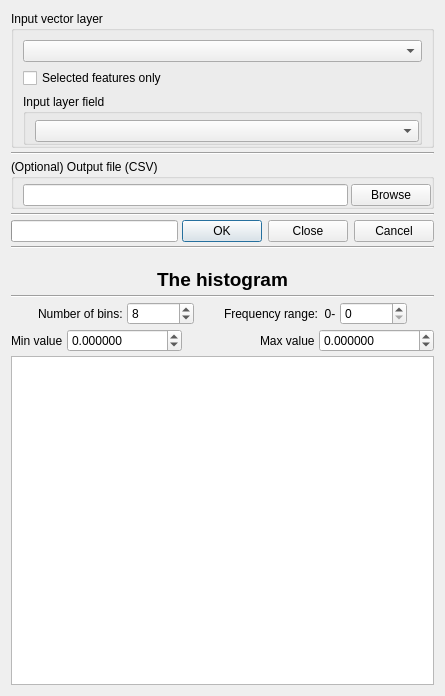
<?xml version="1.0" encoding="UTF-8"?>
<ui version="4.0">
 <class>linedirectionhistogramDialogBase</class>
 <widget class="QDialog" name="linedirectionhistogramDialogBase">
  <property name="geometry">
   <rect>
    <x>0</x>
    <y>0</y>
    <width>445</width>
    <height>696</height>
   </rect>
  </property>
  <property name="windowTitle">
   <string>Histogram</string>
  </property>
  <layout class="QVBoxLayout" name="verticalLayout">
   <property name="spacing">
    <number>4</number>
   </property>
   <item>
    <widget class="QGroupBox" name="groupBox">
     <property name="title">
      <string>Input vector layer</string>
     </property>
     <layout class="QVBoxLayout" name="verticalLayout_3">
      <property name="bottomMargin">
       <number>0</number>
      </property>
      <item>
       <widget class="QComboBox" name="InputLayer"/>
      </item>
      <item>
       <widget class="QCheckBox" name="selectedFeaturesCheckBox">
        <property name="text">
         <string>Selected features only</string>
        </property>
       </widget>
      </item>
      <item>
       <widget class="QGroupBox" name="groupBox_3">
        <property name="title">
         <string>Input layer field</string>
        </property>
        <layout class="QVBoxLayout" name="verticalLayout_4">
         <property name="spacing">
          <number>6</number>
         </property>
         <property name="topMargin">
          <number>6</number>
         </property>
         <property name="rightMargin">
          <number>0</number>
         </property>
         <property name="bottomMargin">
          <number>0</number>
         </property>
         <item>
          <widget class="QComboBox" name="inputField"/>
         </item>
        </layout>
       </widget>
      </item>
     </layout>
    </widget>
   </item>
   <item>
    <widget class="Line" name="line_2">
     <property name="orientation">
      <enum>Qt::Horizontal</enum>
     </property>
    </widget>
   </item>
   <item>
    <widget class="QGroupBox" name="groupBox_2">
     <property name="title">
      <string>(Optional) Output file (CSV)</string>
     </property>
     <layout class="QHBoxLayout" name="horizontalLayout_2">
      <property name="spacing">
       <number>3</number>
      </property>
      <property name="leftMargin">
       <number>9</number>
      </property>
      <property name="topMargin">
       <number>5</number>
      </property>
      <property name="rightMargin">
       <number>0</number>
      </property>
      <property name="bottomMargin">
       <number>0</number>
      </property>
      <item>
       <widget class="QLineEdit" name="outputFile">
        <property name="sizePolicy">
         <sizepolicy hsizetype="Expanding" vsizetype="Fixed">
          <horstretch>1</horstretch>
          <verstretch>0</verstretch>
         </sizepolicy>
        </property>
        <property name="cursor">
         <cursorShape>ArrowCursor</cursorShape>
        </property>
        <property name="focusPolicy">
         <enum>Qt::NoFocus</enum>
        </property>
        <property name="toolTip">
         <string>Optional output file (CSV) - click on the Browse button to specify</string>
        </property>
        <property name="readOnly">
         <bool>true</bool>
        </property>
       </widget>
      </item>
      <item>
       <widget class="QPushButton" name="BrowseButton">
        <property name="text">
         <string>Browse</string>
        </property>
       </widget>
      </item>
     </layout>
    </widget>
   </item>
   <item>
    <widget class="Line" name="line_3">
     <property name="orientation">
      <enum>Qt::Horizontal</enum>
     </property>
    </widget>
   </item>
   <item>
    <layout class="QHBoxLayout" name="horizontalLayout_4">
     <item>
      <widget class="QProgressBar" name="progressBar"/>
     </item>
     <item>
      <widget class="QDialogButtonBox" name="button_box">
       <property name="standardButtons">
        <set>QDialogButtonBox::Cancel|QDialogButtonBox::Close|QDialogButtonBox::Ok</set>
       </property>
       <property name="centerButtons">
        <bool>false</bool>
       </property>
      </widget>
     </item>
    </layout>
   </item>
   <item>
    <widget class="Line" name="line">
     <property name="orientation">
      <enum>Qt::Horizontal</enum>
     </property>
    </widget>
   </item>
   <item>
    <spacer name="verticalSpacer">
     <property name="orientation">
      <enum>Qt::Vertical</enum>
     </property>
     <property name="sizeType">
      <enum>QSizePolicy::Fixed</enum>
     </property>
     <property name="sizeHint" stdset="0">
      <size>
       <width>20</width>
       <height>15</height>
      </size>
     </property>
    </spacer>
   </item>
   <item>
    <widget class="QLabel" name="label_2">
     <property name="font">
      <font>
       <pointsize>14</pointsize>
       <weight>75</weight>
       <italic>false</italic>
       <bold>true</bold>
      </font>
     </property>
     <property name="text">
      <string>The histogram</string>
     </property>
     <property name="alignment">
      <set>Qt::AlignCenter</set>
     </property>
    </widget>
   </item>
   <item>
    <widget class="Line" name="line_4">
     <property name="orientation">
      <enum>Qt::Horizontal</enum>
     </property>
    </widget>
   </item>
   <item>
    <layout class="QVBoxLayout" name="verticalLayout_2">
     <item>
      <layout class="QHBoxLayout" name="horizontalLayout">
       <item>
        <spacer name="horizontalSpacer_7">
         <property name="orientation">
          <enum>Qt::Horizontal</enum>
         </property>
         <property name="sizeHint" stdset="0">
          <size>
           <width>40</width>
           <height>20</height>
          </size>
         </property>
        </spacer>
       </item>
       <item>
        <widget class="QLabel" name="label">
         <property name="text">
          <string>Number of bins:</string>
         </property>
        </widget>
       </item>
       <item>
        <widget class="QSpinBox" name="binsSpinBox">
         <property name="toolTip">
          <string>Number of direction bins to use</string>
         </property>
         <property name="minimum">
          <number>1</number>
         </property>
         <property name="maximum">
          <number>999999</number>
         </property>
         <property name="value">
          <number>8</number>
         </property>
        </widget>
       </item>
       <item>
        <spacer name="horizontalSpacer_2">
         <property name="orientation">
          <enum>Qt::Horizontal</enum>
         </property>
         <property name="sizeHint" stdset="0">
          <size>
           <width>40</width>
           <height>20</height>
          </size>
         </property>
        </spacer>
       </item>
       <item>
        <widget class="QLabel" name="label_5">
         <property name="text">
          <string>Frequency range:  0-</string>
         </property>
        </widget>
       </item>
       <item>
        <widget class="QSpinBox" name="frequencyRangeSpinBox">
         <property name="toolTip">
          <string>Specify the high end of the frequency range - 0 to reset</string>
         </property>
         <property name="maximum">
          <number>999999999</number>
         </property>
        </widget>
       </item>
       <item>
        <spacer name="horizontalSpacer_3">
         <property name="orientation">
          <enum>Qt::Horizontal</enum>
         </property>
         <property name="sizeHint" stdset="0">
          <size>
           <width>40</width>
           <height>20</height>
          </size>
         </property>
        </spacer>
       </item>
      </layout>
     </item>
     <item>
      <layout class="QHBoxLayout" name="horizontalLayout_5">
       <item>
        <widget class="QLabel" name="label_4">
         <property name="text">
          <string>Min value</string>
         </property>
        </widget>
       </item>
       <item>
        <widget class="QDoubleSpinBox" name="minValueSpinBox">
         <property name="decimals">
          <number>6</number>
         </property>
         <property name="minimum">
          <double>-999999999.000000000000000</double>
         </property>
         <property name="maximum">
          <double>999999999.000000000000000</double>
         </property>
        </widget>
       </item>
       <item>
        <spacer name="horizontalSpacer">
         <property name="orientation">
          <enum>Qt::Horizontal</enum>
         </property>
         <property name="sizeHint" stdset="0">
          <size>
           <width>40</width>
           <height>20</height>
          </size>
         </property>
        </spacer>
       </item>
       <item>
        <widget class="QLabel" name="label_3">
         <property name="text">
          <string>Max value</string>
         </property>
        </widget>
       </item>
       <item>
        <widget class="QDoubleSpinBox" name="maxValueSpinBox">
         <property name="decimals">
          <number>6</number>
         </property>
         <property name="minimum">
          <double>-999999999.000000000000000</double>
         </property>
         <property name="maximum">
          <double>999999999.000000000000000</double>
         </property>
        </widget>
       </item>
      </layout>
     </item>
    </layout>
   </item>
   <item>
    <widget class="QGraphicsView" name="histogramGraphicsView">
     <property name="sizePolicy">
      <sizepolicy hsizetype="Expanding" vsizetype="Expanding">
       <horstretch>0</horstretch>
       <verstretch>1</verstretch>
      </sizepolicy>
     </property>
     <property name="minimumSize">
      <size>
       <width>10</width>
       <height>10</height>
      </size>
     </property>
     <property name="font">
      <font>
       <weight>75</weight>
       <italic>true</italic>
       <bold>true</bold>
      </font>
     </property>
     <property name="verticalScrollBarPolicy">
      <enum>Qt::ScrollBarAlwaysOff</enum>
     </property>
     <property name="horizontalScrollBarPolicy">
      <enum>Qt::ScrollBarAlwaysOff</enum>
     </property>
     <property name="interactive">
      <bool>false</bool>
     </property>
    </widget>
   </item>
  </layout>
 </widget>
 <resources/>
 <connections>
  <connection>
   <sender>button_box</sender>
   <signal>accepted()</signal>
   <receiver>linedirectionhistogramDialogBase</receiver>
   <slot>accept()</slot>
   <hints>
    <hint type="sourcelabel">
     <x>20</x>
     <y>20</y>
    </hint>
    <hint type="destinationlabel">
     <x>20</x>
     <y>20</y>
    </hint>
   </hints>
  </connection>
  <connection>
   <sender>button_box</sender>
   <signal>rejected()</signal>
   <receiver>linedirectionhistogramDialogBase</receiver>
   <slot>reject()</slot>
   <hints>
    <hint type="sourcelabel">
     <x>20</x>
     <y>20</y>
    </hint>
    <hint type="destinationlabel">
     <x>20</x>
     <y>20</y>
    </hint>
   </hints>
  </connection>
 </connections>
</ui>
